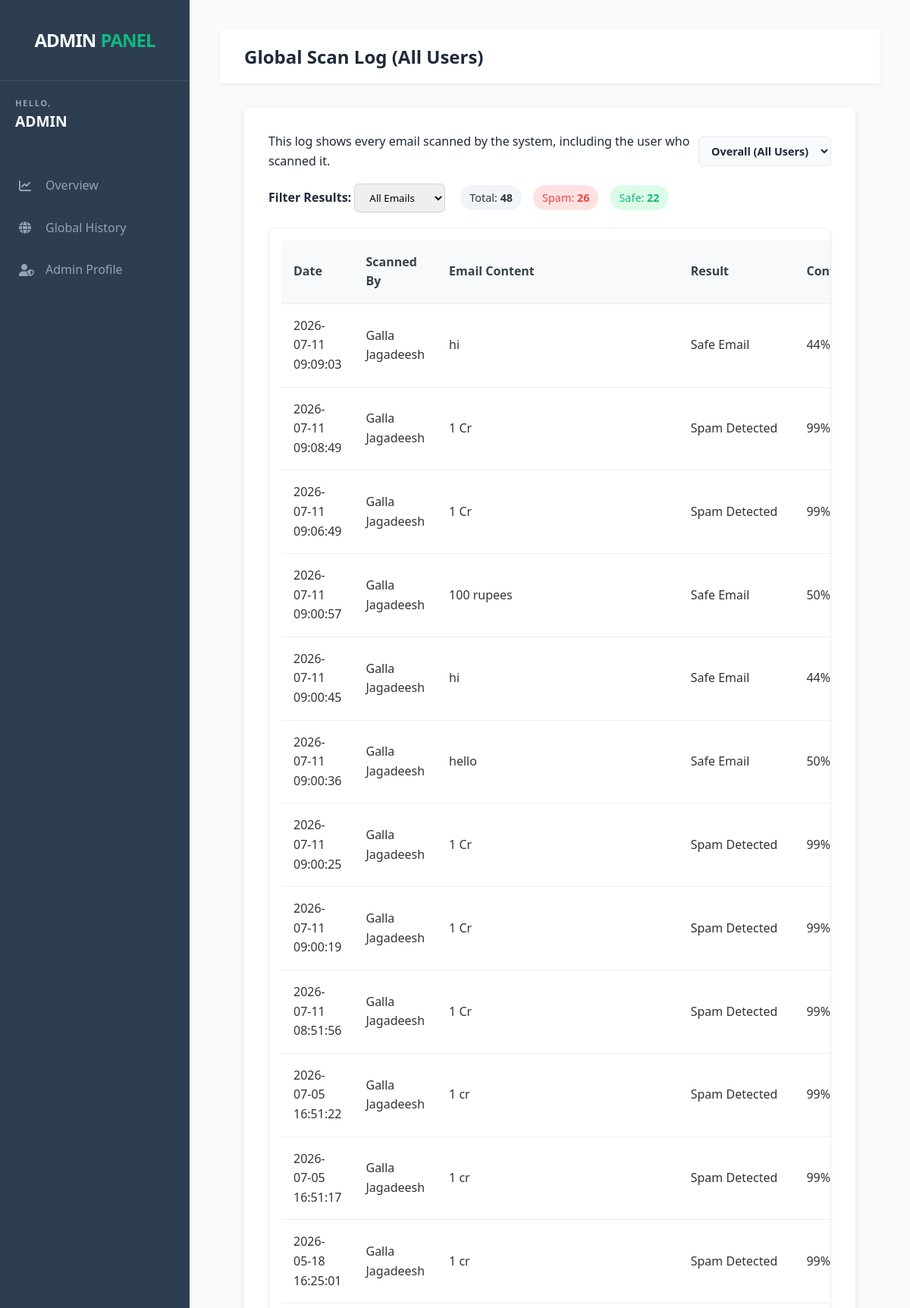
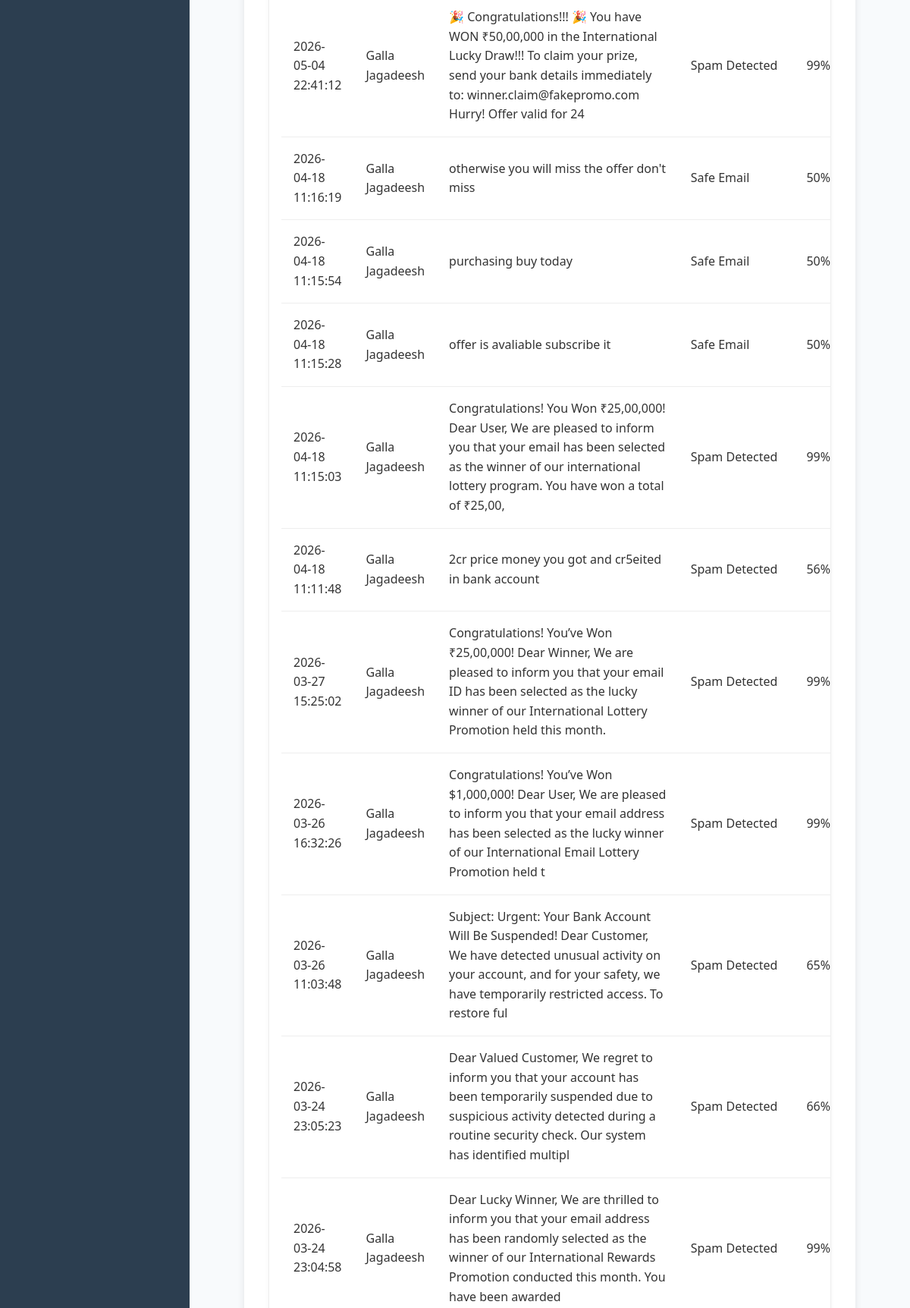
The app's page /global_history (signed in, upper part) with its own data (2 pictures, top to bottom).
### tables this page shows
CREATE TABLE analysis_history (
            id INTEGER PRIMARY KEY AUTOINCREMENT,
            user_id INTEGER NOT NULL,
            content TEXT NOT NULL,
            score INTEGER,
            result TEXT NOT NULL,
            timestamp DATETIME DEFAULT CURRENT_TIMESTAMP
        );

CREATE TABLE users (id INTEGER PRIMARY KEY AUTOINCREMENT, full_name TEXT, email TEXT, password TEXT, role TEXT DEFAULT 'user', username TEXT, dob TEXT, gender TEXT, location TEXT, profile_pic TEXT DEFAULT 'default_user.png');

### app.py (the view)
@app.route('/global_history')
def global_history():
    if 'user_id' not in session or session.get('role') != 'admin':
        return redirect(url_for('dashboard'))
    user_filter = request.args.get('user_filter', 'overall')
    conn = get_db_connection()
    users = conn.execute('''
        SELECT DISTINCT u.id, u.full_name
        FROM users u
        JOIN analysis_history h ON u.id = h.user_id
        WHERE u.full_name IS NOT NULL
        ORDER BY u.full_name
    ''').fetchall()
    base_query = '''
        SELECT h.*, u.full_name
        FROM analysis_history h
        JOIN users u ON h.user_id = u.id
        WHERE u.full_name IS NOT NULL AND h.content != ''
    '''
    if user_filter == 'overall':
        query = base_query + ' ORDER BY h.timestamp DESC'
        all_scans = conn.execute(query).fetchall()
    else:
        query = base_query + ' AND u.id = ? ORDER BY h.timestamp DESC'
        all_scans = conn.execute(query, (user_filter,)).fetchall()
    conn.close()
    return render_template('global_history.html', history=all_scans, all_users=users, selected_user=user_filter)

### app.py (called while the page is built)
def get_db_connection():
    db_path = os.path.join(basedir, 'database.db')
    print(f"DEBUG: Connecting to database at: {db_path}") # This prints the path to your terminal
    conn = sqlite3.connect(db_path)
    conn.row_factory = sqlite3.Row # This allows us to access columns by name
    return conn

### templates/global_history.html (shortened to what this page needs)
<!DOCTYPE html>
<html lang="en">
<head>
    <link rel="stylesheet" href="{{ url_for('static', filename='css/style.css') }}">
    <link rel="stylesheet" href="https://cdnjs.cloudflare.com/ajax/libs/font-awesome/6.0.0/css/all.min.css">
</head>
<body class="dashboard-page">
 <nav class="sidebar">
        <div class="sidebar-header">
            <div class="logo" style="font-size: 1.5rem; text-align: center; margin: 10px 0;">
                {% if session.get('role') == 'admin' %}
                    <span style="color: white; font-weight: 900; letter-spacing: -1px;">ADMIN</span>
                    <span style="color: #10b981; font-weight: 900; letter-spacing: -1px;">PANEL</span>
                {% else %}
                    <span style="color: white; font-weight: 900; letter-spacing: -1px;">SPAM</span>
                    <span style="color: #10b981; font-weight: 900; letter-spacing: -1px;">DETECTOR</span>
                {% endif %}
            </div>
        </div>
        <div class="admin-profile-section" style="padding: 20px; border-bottom: 1px solid #334155;">
            <p style="margin: 0; font-size: 0.7rem; color: #94a3b8 !important; font-weight: bold; letter-spacing: 1.5px;">HELLO,</p>
            <p style="margin: 0; color: #ffffff !important; font-weight: 800; font-size: 1.2rem; text-transform: uppercase;">{{ session.get('user_name', 'ADMIN') }}</p>
        </div>
        <div class="sidebar-menu">
            {% if session.get('role') == 'admin' %}
                <a href="{{ url_for('admin') }}" class="nav-link">
                    <i class="fas fa-chart-line"></i> <span>Overview</span>
                </a>
                <a href="{{ url_for('global_history') }}" class="nav-link active">
                    <i class="fas fa-globe"></i> <span>Global History</span>
                </a>
                <a href="{{ url_for('admin_profile') }}" class="nav-link">
                    <i class="fas fa-user-shield"></i> <span>Admin Profile</span>
                </a>
            {% endif %}
        </div>
    </nav>
    <main class="main-content">
        <header>
            <h2>Global Scan Log (All Users)</h2>
        </header>
        <div class="container-fluid">
            <div class="email-section" style="margin-top: 0;">
                <div style="display: flex; justify-content: space-between; align-items: center; margin-bottom: 1rem;">
                    <p style="margin: 0; color: #666;">
                        This log shows every email scanned by the system, including the user who scanned it.
                    </p>
                    <form method="GET" action="{{ url_for('global_history') }}" style="display: flex; gap: 10px; align-items: center;">
                        <select name="user_filter" id="user_filter" onchange="this.form.submit()" style="padding: 8px 12px; border-radius: 6px; border: 1px solid #e2e8f0; font-size: 0.9rem; outline: none; cursor: pointer; background-color: #f8fafc; color: #1e293b; font-weight: 600;">
                            <option value="overall" {% if selected_user == 'overall' %}selected{% endif %}>Overall (All Users)</option>
                        </select>
                    </form>
                </div>
                <div class="filter-wrapper" style="display: flex; align-items: center; gap: 20px; margin-bottom: 20px;">
                    <div class="filter-group">
                        <label for="statusFilter" style="font-weight: bold; color: #1e293b;">Filter Results:</label>
                        <select id="statusFilter" onchange="filterTable()" style="padding: 8px 15px; border-radius: 6px; border: 1px solid #cbd5e1; outline: none;">
                            <option value="all">All Emails</option>
                        </select>
                    </div>
                    <div class="stats-group" style="display: flex; gap: 15px; font-size: 0.9rem;">
                        <span style="background: #f1f5f9; padding: 5px 12px; border-radius: 20px;">
                            Total: <span id="totalCount" style="font-weight: bold;">0</span>
                        </span>
                        <span style="background: #fee2e2; color: #ef4444; padding: 5px 12px; border-radius: 20px;">
                            Spam: <span id="spamCount" style="font-weight: bold;">0</span>
                        </span>
                        <span style="background: #dcfce7; color: #10b981; padding: 5px 12px; border-radius: 20px;">
                            Safe: <span id="safeCount" style="font-weight: bold;">0</span>
                        </span>
                    </div>
                </div>
                <div class="table-responsive">
                    <table>
                        <thead>
                            <tr>
                                <th>Date</th>
                                <th>Scanned By</th> <th>Email Content</th>
                                <th>Result</th>
                                <th>Confidence</th>
                            </tr>
                        </thead>
                        <tbody>
                            {% for scan in history %}
                            <tr>
                                <td>{{ scan['timestamp'] }}</td>
                                <td>{{ scan['full_name'] }}</td>
                                <td>{{ scan['content'] }}</td> <td>{{ scan['result'] }}</td>
                                <td>{{ scan['score'] }}%</td> </tr>
                            {% endfor %}
                        </tbody>
                    </table>
                </div>
            </div>
        </div>
    </main>
</body>
</html>

### static/css/style.css (style rules this page uses)
:root { --primary-color: #4a90e2; --secondary-color: #35424a; --accent-color: #e74c3c; --success-color: #2ecc71; --bg-light: #f4f7f6; --text-dark: #333; --text-light: #7f8c8d; --white: #ffffff; --sidebar-width: 250px; --shadow-sm: 0 2px 5px rgba(0,0,0,0.05); --shadow-md: 0 4px 10px rgba(0,0,0,0.1); }
* { margin: 0; padding: 0; box-sizing: border-box; font-family: 'Segoe UI', Tahoma, Geneva, Verdana, sans-serif; }
body, html { background-color: #f8fafc !important; margin: 0; padding: 0; width: 100%; overflow-x: hidden; }
body { background-color: var(--bg-light); color: var(--text-dark); line-height: 1.6; }
a { text-decoration: none; color: inherit; }
body.dashboard-page { display: flex; height: 100vh; overflow: hidden; }
.sidebar { width: 250px; background-color: #2c3e50; min-height: 100vh; position: fixed; color: var(--white); display: flex; flex-direction: column; flex-shrink: 0; transition: all 0.3s; }
.dashboard-page .sidebar-header { padding: 1.5rem; text-align: center; border-bottom: 1px solid rgba(255,255,255,0.1); }
.main-content { margin-left: 250px; flex-grow: 1; background-color: #f8fafc !important; padding: 40px; min-height: 100vh; box-sizing: border-box; }
.dashboard-page header { background: var(--white); padding: 1rem 2rem; box-shadow: var(--shadow-sm); display: flex; justify-content: space-between; align-items: center; }
.dashboard-page .container-fluid { padding: 2rem; max-width: 1200px; margin: 0 auto; width: 100%; }
h1, h2, p, .user-name { color: #1e293b !important; }
.table-responsive { background: var(--white); padding: 1rem; border-radius: 8px; box-shadow: var(--shadow-sm); overflow-x: auto; }
table { width: 100%; border-collapse: collapse; }
th, td { padding: 1rem; text-align: left; border-bottom: 1px solid #eee; }
th { background-color: #f8f9fa; font-weight: 600; color: var(--secondary-color); }
.email-section, .result-card { background: var(--white); padding: 2rem; border-radius: 8px; box-shadow: var(--shadow-md); margin-bottom: 2rem; }
.sidebar-menu { display: flex; flex-direction: column; padding: 20px 0; }
.nav-link { display: flex; align-items: center; padding: 15px 25px; color: #94a3b8; text-decoration: none; transition: 0.3s; }
.nav-link i { margin-right: 15px; width: 20px; }
.table-responsive { max-height: 70vh; overflow-y: auto; border: 1px solid #eee; border-radius: 8px; margin-top: 10px; }
.main-content { overflow-y: scroll !important; height: 100vh; }

### records on screen
analysis_history: timestamp "2026-07-11 09:09:03", full_name "Galla Jagadeesh", content "hi", result "Safe Email", score "44"
analysis_history: timestamp "2026-07-11 09:08:49", full_name "Galla Jagadeesh", content "1 Cr", result "Spam Detected", score "99"
analysis_history: timestamp "2026-07-11 09:06:49", full_name "Galla Jagadeesh", content "1 Cr", result "Spam Detected", score "99"
analysis_history: timestamp "2026-07-11 09:00:57", full_name "Galla Jagadeesh", content "100 rupees", result "Safe Email", score "50"
analysis_history: timestamp "2026-07-11 09:00:45", full_name "Galla Jagadeesh", content "hi", result "Safe Email", score "44"
analysis_history: timestamp "2026-07-11 09:00:36", full_name "Galla Jagadeesh", content "hello", result "Safe Email", score "50"
analysis_history: timestamp "2026-07-11 09:00:25", full_name "Galla Jagadeesh", content "1 Cr", result "Spam Detected", score "99"
analysis_history: timestamp "2026-07-11 09:00:19", full_name "Galla Jagadeesh", content "1 Cr", result "Spam Detected", score "99"
analysis_history: timestamp "2026-07-11 08:51:56", full_name "Galla Jagadeesh", content "1 Cr", result "Spam Detected", score "99"
analysis_history: timestamp "2026-07-05 16:51:22", full_name "Galla Jagadeesh", content "1 cr", result "Spam Detected", score "99"
analysis_history: timestamp "2026-07-05 16:51:17", full_name "Galla Jagadeesh", content "1 cr", result "Spam Detected", score "99"
analysis_history: timestamp "2026-05-18 16:25:01", full_name "Galla Jagadeesh", content "1 cr", result "Spam Detected", score "99"
analysis_history: timestamp "2026-05-04 22:41:12", full_name "Galla Jagadeesh", content "🎉 Congratulations!!! 🎉 You have WON ₹50,00,000 in the International Lucky Draw!!! To claim your prize, send your bank details immediately to: winner.claim@fakepromo.com Hurry! Offer valid for 24", result "Spam Detected", score "99"
analysis_history: timestamp "2026-04-18 11:16:19", full_name "Galla Jagadeesh", content "otherwise you will miss the offer don't miss", result "Safe Email", score "50"
analysis_history: timestamp "2026-04-18 11:15:54", full_name "Galla Jagadeesh", content "purchasing buy today", result "Safe Email", score "50"
analysis_history: timestamp "2026-04-18 11:15:28", full_name "Galla Jagadeesh", content "offer is avaliable subscribe it", result "Safe Email", score "50"
analysis_history: timestamp "2026-04-18 11:15:03", full_name "Galla Jagadeesh", content "Congratulations! You Won ₹25,00,000! Dear User, We are pleased to inform you that your email has been selected as the winner of our international lottery program. You have won a total of ₹25,00,", result "Spam Detected", score "99"
analysis_history: timestamp "2026-04-18 11:11:48", full_name "Galla Jagadeesh", content "2cr price money you got and cr5eited in bank account", result "Spam Detected", score "56"
analysis_history: timestamp "2026-03-27 15:25:02", full_name "Galla Jagadeesh", content "Congratulations! You’ve Won ₹25,00,000! Dear Winner, We are pleased to inform you that your email ID has been selected as the lucky winner of our International Lottery Promotion held this month.", result "Spam Detected", score "99"
analysis_history: timestamp "2026-03-26 16:32:26", full_name "Galla Jagadeesh", content "Congratulations! You’ve Won $1,000,000! Dear User, We are pleased to inform you that your email address has been selected as the lucky winner of our International Email Lottery Promotion held t", result "Spam Detected", score "99"
analysis_history: timestamp "2026-03-26 11:03:48", full_name "Galla Jagadeesh", content "Subject: Urgent: Your Bank Account Will Be Suspended! Dear Customer, We have detected unusual activity on your account, and for your safety, we have temporarily restricted access. To restore ful", result "Spam Detected", score "65"
analysis_history: timestamp "2026-03-24 23:05:23", full_name "Galla Jagadeesh", content "Dear Valued Customer, We regret to inform you that your account has been temporarily suspended due to suspicious activity detected during a routine security check. Our system has identified multipl", result "Spam Detected", score "66"
analysis_history: timestamp "2026-03-24 23:04:58", full_name "Galla Jagadeesh", content "Dear Lucky Winner, We are thrilled to inform you that your email address has been randomly selected as the winner of our International Rewards Promotion conducted this month. You have been awarded", result "Spam Detected", score "99"

### other values on screen
{{ session.get('user_name', 'ADMIN') }} "ADMIN"
